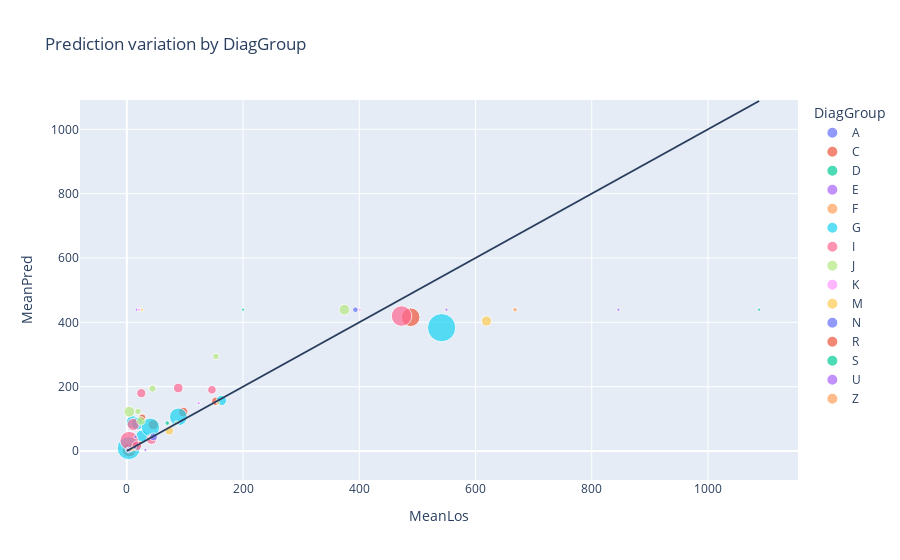

Write notebook code for a chart like this one.
### Code cell
show_pred_by_catg('DiagGroup')

### Figure 1 — Plotly figure (JSON) as saved in the notebook; plotly's stock layout.template omitted (floating-point values rounded to 4 significant figures)
{"data": [{"customdata": [[2, "A"], [1, "A"]], "hovertemplate": "DiagGroup=%{customdata[1]}<br>MeanLos=%{x}<br>MeanPred=%{y}<br>Patients=%{customdata[0]}<extra></extra>", "legendgroup": "A", "marker": {"color": "#636efa", "size": [2, 1], "sizemode": "area", "sizeref": 0.19, "symbol": "circle"}, "mode": "markers", "name": "A", "orientation": "v", "showlegend": true, "type": "scatter", "x": [11.5, 123], "xaxis": "x", "y": [10.57, 148.8], "yaxis": "y"}, {"customdata": [[19, "C"], [9, "C"], [7, "C"], [5, "C"], [10, "C"], [9, "C"], [7, "C"], [33, "C"]], "hovertemplate": "DiagGroup=%{customdata[1]}<br>MeanLos=%{x}<br>MeanPred=%{y}<br>Patients=%{customdata[0]}<extra></extra>", "legendgroup": "C", "marker": {"color": "#EF553B", "size": [19, 9, 7, 5, 10, 9, 7, 33], "sizemode": "area", "sizeref": 0.19, "symbol": "circle"}, "mode": "markers", "name": "C", "orientation": "v", "showlegend": true, "type": "scatter", "x": [4, 11.22, 17.86, 26.6, 45.4, 96.89, 153.3, 488.4], "xaxis": "x", "y": [3.387, 11.37, 17.78, 104.0, 81.69, 121.2, 154.5, 415.8], "yaxis": "y"}, {"customdata": [[1, "D"]], "hovertemplate": "DiagGroup=%{customdata[1]}<br>MeanLos=%{x}<br>MeanPred=%{y}<br>Patients=%{customdata[0]}<extra></extra>", "legendgroup": "D", "marker": {"color": "#00cc96", "size": [1], "sizemode": "area", "sizeref": 0.19, "symbol": "circle"}, "mode": "markers", "name": "D", "orientation": "v", "showlegend": true, "type": "scatter", "x": [200], "xaxis": "x", "y": [439.3], "yaxis": "y"}, {"customdata": [[1, "E"], [1, "E"], [1, "E"], [1, "E"]], "hovertemplate": "DiagGroup=%{customdata[1]}<br>MeanLos=%{x}<br>MeanPred=%{y}<br>Patients=%{customdata[0]}<extra></extra>", "legendgroup": "E", "marker": {"color": "#ab63fa", "size": [1, 1, 1, 1], "sizemode": "area", "sizeref": 0.19, "symbol": "circle"}, "mode": "markers", "name": "E", "orientation": "v", "showlegend": true, "type": "scatter", "x": [0, 8, 17, 550], "xaxis": "x", "y": [3.387, 10.57, 439.3, 439.3], "yaxis": "y"}, {"customdata": [[2, "F"]], "hovertemplate": "DiagGroup=%{customdata[1]}<br>MeanLos=%{x}<br>MeanPred=%{y}<br>Patients=%{customdata[0]}<extra></extra>", "legendgroup": "F", "marker": {"color": "#FFA15A", "size": [2], "sizemode": "area", "sizeref": 0.19, "symbol": "circle"}, "mode": "markers", "name": "F", "orientation": "v", "showlegend": true, "type": "scatter", "x": [668], "xaxis": "x", "y": [439.3], "yaxis": "y"}, {"customdata": [[50, "G"], [16, "G"], [15, "G"], [14, "G"], [32, "G"], [30, "G"], [10, "G"], [76, "G"]], "hovertemplate": "DiagGroup=%{customdata[1]}<br>MeanLos=%{x}<br>MeanPred=%{y}<br>Patients=%{customdata[0]}<extra></extra>", "legendgroup": "G", "marker": {"color": "#19d3f3", "size": [50, 16, 15, 14, 32, 30, 10, 76], "sizemode": "area", "sizeref": 0.19, "symbol": "circle"}, "mode": "markers", "name": "G", "orientation": "v", "showlegend": true, "type": "scatter", "x": [3.26, 10.12, 18, 25.93, 40.59, 88.7, 162.8, 541.7], "xaxis": "x", "y": [8.774, 89.61, 84.92, 46.18, 73.88, 106.1, 157.1, 383.4], "yaxis": "y"}, {"customdata": [[32, "I"], [14, "I"], [9, "I"], [8, "I"], [10, "I"], [9, "I"], [7, "I"], [40, "I"]], "hovertemplate": "DiagGroup=%{customdata[1]}<br>MeanLos=%{x}<br>MeanPred=%{y}<br>Patients=%{customdata[0]}<extra></extra>", "legendgroup": "I", "marker": {"color": "#FF6692", "size": [32, 14, 9, 8, 10, 9, 7, 40], "sizemode": "area", "sizeref": 0.19, "symbol": "circle"}, "mode": "markers", "name": "I", "orientation": "v", "showlegend": true, "type": "scatter", "x": [3.938, 11.14, 17.22, 24.88, 42.6, 88.44, 146.4, 472.7], "xaxis": "x", "y": [32.35, 82.53, 16.18, 179.8, 36.58, 195.8, 190.3, 419.5], "yaxis": "y"}, {"customdata": [[11, "J"], [4, "J"], [7, "J"], [5, "J"], [2, "J"], [4, "J"], [11, "J"]], "hovertemplate": "DiagGroup=%{customdata[1]}<br>MeanLos=%{x}<br>MeanPred=%{y}<br>Patients=%{customdata[0]}<extra></extra>", "legendgroup": "J", "marker": {"color": "#B6E880", "size": [11, 4, 7, 5, 2, 4, 11], "sizemode": "area", "sizeref": 0.19, "symbol": "circle"}, "mode": "markers", "name": "J", "orientation": "v", "showlegend": true, "type": "scatter", "x": [4.273, 19.25, 24.29, 44.2, 85.5, 153.2, 374.4], "xaxis": "x", "y": [122.3, 123.2, 93.57, 194.0, 86.76, 294.0, 439.3], "yaxis": "y"}, {"customdata": [[2, "K"], [1, "K"], [2, "K"], [1, "K"], [1, "K"]], "hovertemplate": "DiagGroup=%{customdata[1]}<br>MeanLos=%{x}<br>MeanPred=%{y}<br>Patients=%{customdata[0]}<extra></extra>", "legendgroup": "K", "marker": {"color": "#FF97FF", "size": [2, 1, 2, 1, 1], "sizemode": "area", "sizeref": 0.19, "symbol": "circle"}, "mode": "markers", "name": "K", "orientation": "v", "showlegend": true, "type": "scatter", "x": [3, 21, 45, 124, 401], "xaxis": "x", "y": [3.387, 439.3, 43.99, 148.8, 439.3], "yaxis": "y"}, {"customdata": [[2, "M"], [1, "M"], [1, "M"], [7, "M"], [1, "M"], [10, "M"]], "hovertemplate": "DiagGroup=%{customdata[1]}<br>MeanLos=%{x}<br>MeanPred=%{y}<br>Patients=%{customdata[0]}<extra></extra>", "legendgroup": "M", "marker": {"color": "#FECB52", "size": [2, 1, 1, 7, 1, 10], "sizemode": "area", "sizeref": 0.19, "symbol": "circle"}, "mode": "markers", "name": "M", "orientation": "v", "showlegend": true, "type": "scatter", "x": [10.5, 26, 40, 73.14, 157, 618.9], "xaxis": "x", "y": [6.979, 439.3, 43.99, 62.94, 148.8, 404.0], "yaxis": "y"}, {"customdata": [[3, "N"], [1, "N"], [1, "N"], [6, "N"], [1, "N"], [3, "N"]], "hovertemplate": "DiagGroup=%{customdata[1]}<br>MeanLos=%{x}<br>MeanPred=%{y}<br>Patients=%{customdata[0]}<extra></extra>", "legendgroup": "N", "marker": {"color": "#636efa", "size": [3, 1, 1, 6, 1, 3], "sizemode": "area", "sizeref": 0.19, "symbol": "circle"}, "mode": "markers", "name": "N", "orientation": "v", "showlegend": true, "type": "scatter", "x": [2.667, 14, 15, 46, 88, 393.3], "xaxis": "x", "y": [3.387, 10.57, 43.99, 43.99, 86.76, 439.3], "yaxis": "y"}, {"customdata": [[1, "R"], [1, "R"]], "hovertemplate": "DiagGroup=%{customdata[1]}<br>MeanLos=%{x}<br>MeanPred=%{y}<br>Patients=%{customdata[0]}<extra></extra>", "legendgroup": "R", "marker": {"color": "#EF553B", "size": [1, 1], "sizemode": "area", "sizeref": 0.19, "symbol": "circle"}, "mode": "markers", "name": "R", "orientation": "v", "showlegend": true, "type": "scatter", "x": [2, 23], "xaxis": "x", "y": [3.387, 25.79], "yaxis": "y"}, {"customdata": [[2, "S"], [1, "S"]], "hovertemplate": "DiagGroup=%{customdata[1]}<br>MeanLos=%{x}<br>MeanPred=%{y}<br>Patients=%{customdata[0]}<extra></extra>", "legendgroup": "S", "marker": {"color": "#00cc96", "size": [2, 1], "sizemode": "area", "sizeref": 0.19, "symbol": "circle"}, "mode": "markers", "name": "S", "orientation": "v", "showlegend": true, "type": "scatter", "x": [69.5, 1088], "xaxis": "x", "y": [86.76, 439.3], "yaxis": "y"}, {"customdata": [[1, "U"], [1, "U"]], "hovertemplate": "DiagGroup=%{customdata[1]}<br>MeanLos=%{x}<br>MeanPred=%{y}<br>Patients=%{customdata[0]}<extra></extra>", "legendgroup": "U", "marker": {"color": "#ab63fa", "size": [1, 1], "sizemode": "area", "sizeref": 0.19, "symbol": "circle"}, "mode": "markers", "name": "U", "orientation": "v", "showlegend": true, "type": "scatter", "x": [32, 846], "xaxis": "x", "y": [3.387, 439.3], "yaxis": "y"}, {"customdata": [[1, "Z"]], "hovertemplate": "DiagGroup=%{customdata[1]}<br>MeanLos=%{x}<br>MeanPred=%{y}<br>Patients=%{customdata[0]}<extra></extra>", "legendgroup": "Z", "marker": {"color": "#FFA15A", "size": [1], "sizemode": "area", "sizeref": 0.19, "symbol": "circle"}, "mode": "markers", "name": "Z", "orientation": "v", "showlegend": true, "type": "scatter", "x": [7], "xaxis": "x", "y": [3.387], "yaxis": "y"}], "layout": {"legend": {"itemsizing": "constant", "title": {"text": "DiagGroup"}, "tracegroupgap": 0}, "shapes": [{"type": "line", "x0": 0, "x1": 1088, "xref": "x", "y0": 0, "y1": 1088, "yref": "y"}], "title": {"text": "Prediction variation by DiagGroup"}, "xaxis": {"anchor": "y", "domain": [0, 1], "title": {"text": "MeanLos"}}, "yaxis": {"anchor": "x", "domain": [0, 1], "title": {"text": "MeanPred"}}}}
